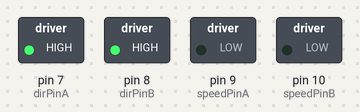
The sketch below on a simulated Arduino Uno, built with avr-gcc and run on an emulated ATmega328P. On the bench: switched loads named in the sketch (green lamp = pin HIGH).

Above: at 0.1 s.
At 15.1 s:
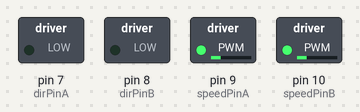
At 20.1 s:
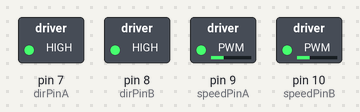
At 35.1 s:
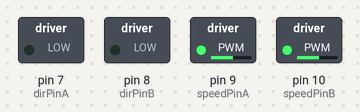
Timing chart, 0 to 36.6 s (numbered marks = the images above):
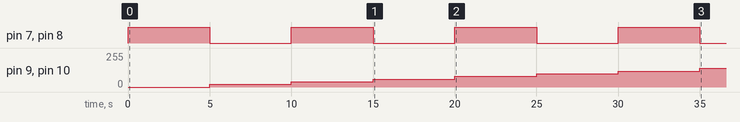

The sketch:

sketch_L9110_test.ino
```cpp
// Test sketch for L9110 H-Bridge controller
//
// Voltage: 2.5V-12V
// Max Continuous Current: 800 mA
//
// Logic diagram:
// ______________
// |IA|IB||OA|OB|
// |--|--||--|--|
// |H |L || H| L|
// |--|--||--|--|
// |L |H || L| H|
// |--|--||--|--|
// |L |L || L| L|
// |--|--||--|--|
// |H |H || L| L|
// |------------|

// Pin assignment
// motor A
int dirPinA = 7; // Hook to A-IA - Controls direction for motor A, high = forward, low = reverse
int speedPinA = 9; // Hook to A-IB - Controls speed for motor A (PWM)
// motor B
int dirPinB = 8; // Hook to B-IA - Controls direction for motor B, high = forward, low = reverse
int speedPinB = 10; // Hook to B-IB - Controls speed for motor B (PWM)

// Setup variables
unsigned long time;

int speed;
int dir;

// Setup the pins
void setup() {
  pinMode(dirPinA, OUTPUT);
  pinMode(speedPinA, OUTPUT);

  pinMode(dirPinB, OUTPUT);
  pinMode(speedPinB, OUTPUT);

  time = millis(); // Set variable "time" to current # of milliseconds since program started
  speed = 0; // Set speed to zero
  dir = 1; //Set variable "dir" to 1 (forward)
}

// Loop for testing motors/controller
void loop () {

  //set speed
  analogWrite(speedPinA, speed);
  analogWrite(speedPinB, speed);
  //set direction
  if (1 == dir) {
    digitalWrite(dirPinA, HIGH); // Go forward
    digitalWrite(dirPinB, HIGH);
  } else {
    digitalWrite(dirPinA, LOW); // Go backward
    digitalWrite(dirPinB, LOW);
  }

  // Change speed and direction every 5 seconds
  if (millis() - time > 5000) {
    time = millis(); // Set "time" to current millis() value
    speed += 20; // Increment speed by 20
    if (speed > 255) {
      speed = 0; // If speed has gone over 255, set back to zero, otherwise continue
    }

    // Cycle direction
    if (1 == dir) {
      dir = 0;
    } else {
      dir = 1;
    }
  }
}
```

Measured:
- by itself, pin 7 (dirPinA), pin 8 (dirPinB): alternates HIGH for 5.0 s and LOW for 5.0 s
- by itself, pin 9 (speedPinA), pin 10 (speedPinB): moves from 0/255 to 140/255 over 30.0 s
